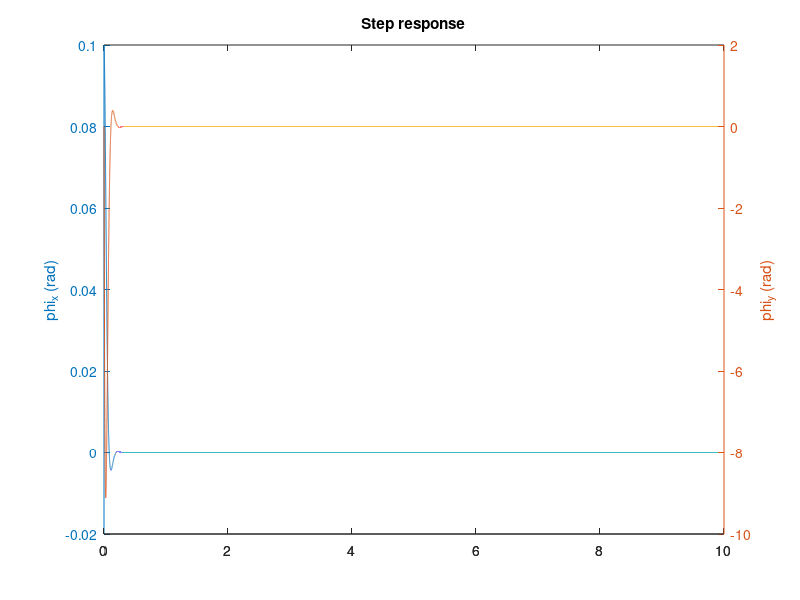
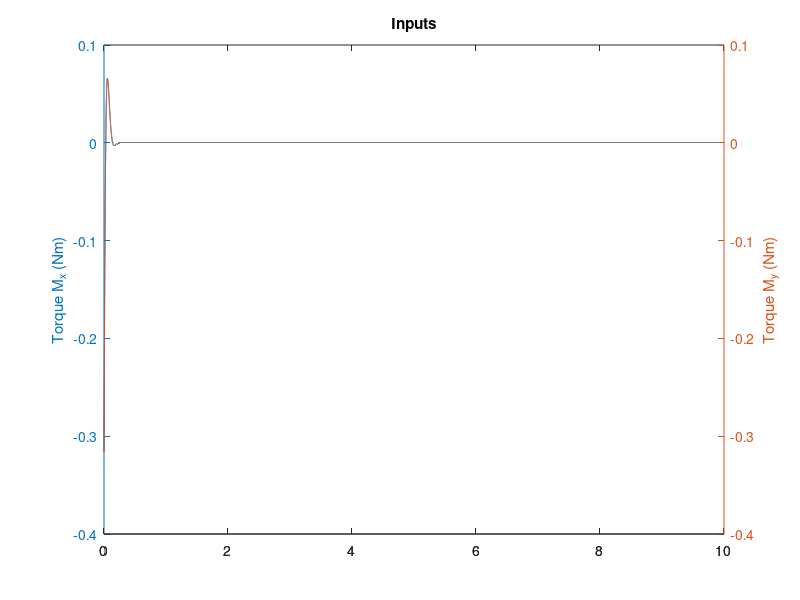

These figures' MATLAB source, in order:
% Octave users
% pkg load control

%% User defined parameters 
m = 0.5; % mass (kg)
l = 0.1; % length (m)
g = 9.89; % gravitational acceleration (m / s^2)
omega_rpm = 1790.3; % speed of gyro (rpm)
omega = pi / 30 * omega_rpm;
% Inertial matrices
Ib = 4e-4 * eye(3,3);
Ir = 2.4e-4 * eye(3,3);
p = 0.445;

%% Continuous Time Model

% Model definition
A = [0 p^2 0 0; 
     0 0 0 0;
     0 0 0 p^2;
     0 0 0 0];

B = [0 0;
    (1 / Ib(1,1)) 0;
    0 0;
    0 (1 / Ib(2,2))];
 
C = eye(4, 4);
D = zeros(4, 2);

% State-space Model Definition
states = {'phi_x', 'phi_x_dot', 'phi_y', 'phi_y_dot'};
inputs = {'M_x' 'M_y'};

display('State-Space Model')
SS = ss(A, B, C, D, 'statename',states,'inputname',inputs,'outputname',states)

display('Transfer functions')
G = tf(SS)

M_x_max = 2e-3;
M_y_max = M_x_max;
phi_x_max = 10 * pi / 180;

phi_y_max = phi_x_max;

% Cheap control strategy
Q = [1 0 0 0; 0 0 0 0; 0 0 1 0; 0 0 0 0];
R = 0.1 * eye(2,2);
N = zeros(4,2);

[K, P, e] = lqr(A, B, Q, R, N);


% Controlled system

Ac = A - B * K;
Bc = zeros(4, 2);


SScl = ss(Ac, Bc, C, D,'statename',states,'inputname',inputs,'outputname',states);

t = 0 : 0.0001 : 10;
r = zeros(2, length(t));
r(1, 1) = 0.01;
r(2, 1) = 0.01;
X0 = [0.1; 0; 0.1; 0];
[y,t,x]=lsim(SScl,r',t, X0);

% Feedback Control Law u = - K x
u_control = - (K * x')';

% Plots

% Outputs / States
figure;
[AX,~,~] = plotyy(t,y(:,1),t,y(:,2),'plot');
set(get(AX(1),'Ylabel'),'String','phi_x (rad)')
set(get(AX(2),'Ylabel'),'String','phi_y (rad)')
title('Step response')

% Torques
figure;
[AX,~,~] = plotyy(t,u_control(:,1),t,u_control(:,2),'plot');
set(get(AX(1),'Ylabel'),'String','Torque M_x (Nm)')
set(get(AX(2),'Ylabel'),'String','Torque M_y (Nm)')
title('Inputs')






% %% Discretization
% T = 1 / 100; % Sampling Period
% SSd = c2d(SS, T, 'zoh');
% Gz = tf(SSd);
% 
% [Kd, Pd, ed] = lqr(SSd.A, SSd.B, Q, R, N);
% 
% Acd = A - B * K;
% SScld = ss(Ac, Bc, C, D,'statename',states,'inputname',inputs,'outputname',states);
% 
% [yd,t,xd]=lsim(SScl,r',t, X0);
% 
% % Feedback Control Law u = - K x
% ud_control = - (Kd * xd')';
% 
% figure;
% [AX,~,~] = plotyy(t,yd(:,1),t,yd(:,2),'stem');
% set(get(AX(1),'Ylabel'),'String','phi_x (rad)')
% set(get(AX(2),'Ylabel'),'String','phi_y (rad)')
% title('Step response')
% 
% % Torques
% figure;
% [AX,~,~] = plotyy(t,ud_control(:,1),t,ud_control(:,2),'stem');
% set(get(AX(1),'Ylabel'),'String','Torque M_x (Nm)')
% set(get(AX(2),'Ylabel'),'String','Torque M_y (Nm)')
% title('Inputs')
